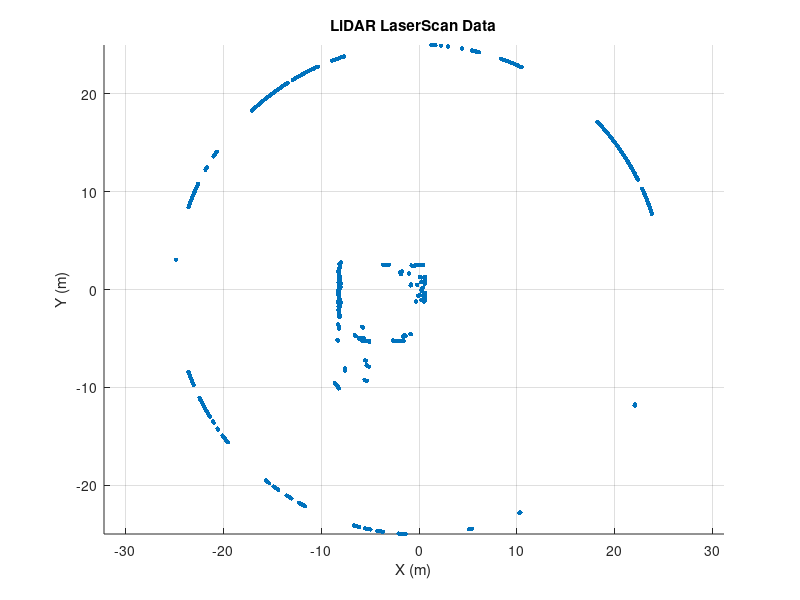

The MATLAB script that drew this image:
% Load the data
data = importdata('laser_scan_data.txt');
angles = data.data(:, 1);
ranges = data.data(:, 2);

% Convert polar to Cartesian coordinates for plotting
x = ranges .* cos(angles);
y = ranges .* sin(angles);

% Plot the LiDAR scan
figure;
scatter(x, y, 10, 'filled');
axis equal;
xlabel('X (m)');
ylabel('Y (m)');
title('LiDAR LaserScan Data');
grid on;